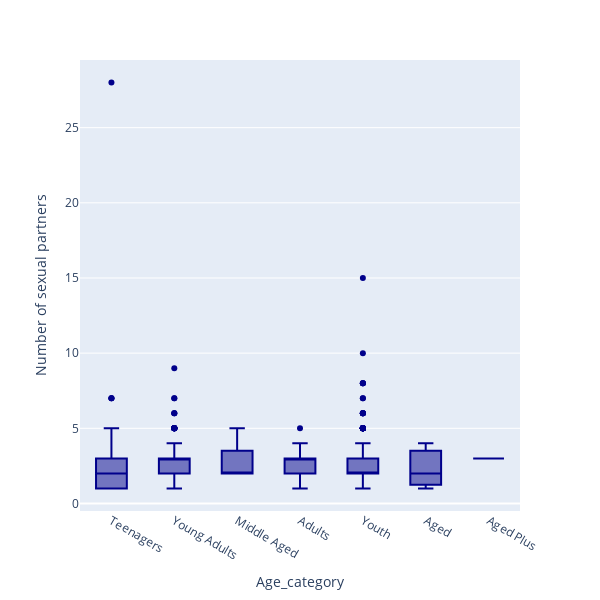

The notebook cell saved with this chart:
### Code cell
fig = px.box(data_cv, 
             x = "Age_category", 
             y = "Number of sexual partners", 
             color_discrete_sequence=["darkblue"],
             points = "outliers",
             category_orders=['Teenagers', 
                              'Youth',
                              'Young Adults', 
                              'Adults', 
                              'Middle Aged',  
                              'Aged', 
                              'Aged Plus'
                            ],
              width=600,
              height=600
             )
fig

### Figure 1 — Plotly figure (JSON) as saved in the notebook; plotly's stock layout.template omitted (floating-point values rounded to 4 significant figures; data arrays with more than 128 entries replaced by an {"elided": "..."} marker saying what was removed)
{"data": [{"alignmentgroup": "True", "boxpoints": "outliers", "hovertemplate": "Age_category=%{x}<br>Number of sexual partners=%{y}<extra></extra>", "legendgroup": "", "marker": {"color": "darkblue"}, "name": "", "notched": false, "offsetgroup": "", "orientation": "v", "showlegend": false, "type": "box", "x": {"elided": "858 str values"}, "x0": " ", "xaxis": "x", "y": {"elided": "858 int values"}, "y0": " ", "yaxis": "y"}], "layout": {"boxmode": "group", "height": 600, "legend": {"tracegroupgap": 0}, "margin": {"t": 60}, "width": 600, "xaxis": {"anchor": "y", "domain": [0, 1], "title": {"text": "Age_category"}}, "yaxis": {"anchor": "x", "domain": [0, 1], "title": {"text": "Number of sexual partners"}}}}
